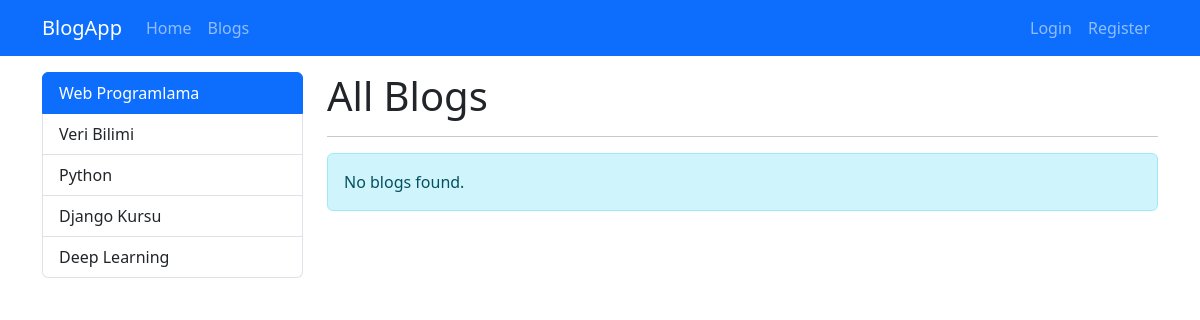
Page /category/web-programalama on the earlier database version.
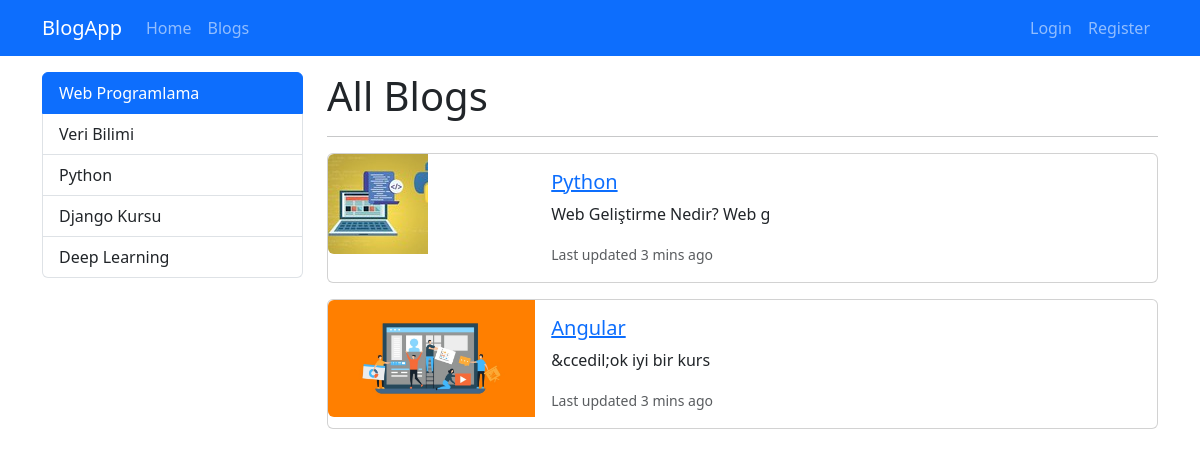
Same page on the later database version.
### blog/models.py (models this page shows, shortened)
class Category(models.Model):
    name = models.CharField(max_length=100)
    slug = models.SlugField(
        null=False, blank=True, unique=True, db_index=True, editable=False
    )

class Blog(models.Model):
    title = models.CharField(max_length=200)
    image = models.ImageField(
        upload_to="blogs"
    )  # fileField, can allow to upload different types of files than image
    is_active = models.BooleanField(default=True)
    is_homepage = models.BooleanField(default=False)
    description = RichTextField()
    slug = models.SlugField(
        null=False, blank=True, unique=True, db_index=True, editable=False
    )  # blank = True means that in the admin panel can be empty
    categories = models.ManyToManyField(
        Category, related_name="blogs", blank=True
    )  # related name means when we call the category object, we can access the blogs of that category by using this name, example,

### blog/views.py (the view)
# urls.py: path("category/<slug:slug>", views.blogs_by_category, name="blogs_by_category"),
def blogs_by_category(request, slug):
    context = {
        "blogs": Category.objects.get(slug=slug).blogs.filter(is_active=True),
        "categories": Category.objects.all(),
        "selected_category": slug,
    }
    return render(request, "blog/blogs.html", context)

### blog/templates/blog/blogs.html
{% extends 'base.html' %} {% block content %}
  <div class="container mt-3">
    <div class="row">
      <div class="col-3">
        {% include 'partials/_categories.html' %}
      </div>
      <div class="col-9">
        <h1>All Blogs</h1>
        <hr />
        {% if blogs|length > 0 %}
          {% for blog in blogs %}
            {% if blog.is_active %}
              {% include 'blog/partials/_blog.html' %}
            {% endif %}
          {% endfor %}
        {% else %}
          <div class="alert alert-info" role="alert">No blogs found.</div>
        {% endif %}
      </div>
    </div>
  </div>
{% endblock %}

### templates/base.html (shortened to what this page needs)
{% load static %}
<!DOCTYPE html>
<html lang="en">
  <head>
    <link href="https://cdn.jsdelivr.net/npm/bootstrap@5.3.3/dist/css/bootstrap.min.css"
          rel="stylesheet"
 />
    <link type="text/css" rel="stylesheet" href="{% static 'css/base.css' %}" />
  </head>
  <body>
    {% include "partials/_navbar.html" %}
    {% block content %}{% endblock %}
  </body>
</html>

### templates/partials/_navbar.html
<nav class="navbar navbar-dark bg-primary navbar-expand-lg">
  <div class="container">
    <a href="{% url 'home' %}" class="navbar-brand">BlogApp</a>
    <ul class="navbar-nav me-auto">
      <li class="nav-item">
        <a href="{% url 'home' %}" class="nav-link">Home</a>
      </li>
      <li class="nav-item">
        <a href="{% url 'blogs' %}" class="nav-link">Blogs</a>
      </li>
    </ul>
    <ul class="navbar-nav ms-auto">
      {% if user.is_authenticated %}
        <li class="nav-item">
          <a href="#}" class="nav-link">Welcome, {{ user.get_full_name|title }}</a>
        </li>
        <li class="nav-item">
          <a href="{% url 'logout' %}" class="nav-link">Logout</a>
        </li>
      {% else %}
        <li class="nav-item">
          <a href="{% url 'login' %}" class="nav-link">Login</a>
        </li>
        <li class="nav-item">
          <a href="{% url 'register' %}" class="nav-link">Register</a>
        </li>
      {% endif %}
    </ul>
  </div>
</nav>

### templates/partials/_categories.html
<div class="list-group">
  {% for category in categories %}
    <a href="{% url 'blogs_by_category' category.slug %}" class="list-group-item list-group-item-action {% if category.slug == selected_category %} active {% endif %}" aria-current="true">{{ category.name|title }}</a>
  {% endfor %}
</div>

### blog/templates/blog/partials/_blog.html
<div class="card mb-3">
  <div class="row g-0">
    <div class="col-md-3">
      <img src="{{ blog.image.url }}" class="img-fluid rounded-start" alt="..." />
    </div>
    <div class="col-md-9">
      <div class="card-body">
        <h5 class="card-title">
          <a href="{% url 'blog_details' blog.slug %} ">{{blog.title}}</a>
        </h5>
        <p class="card-text">{{ blog.description|slice:"0:50"|striptags }}</p>
        <p class="card-text">
          <small class="text-body-secondary">Last updated 3 mins ago</small>
        </p>
      </div>
    </div>
  </div>
</div>

Differences in the rows shown:
now on this page (row unchanged): Blog: image (picture), title "Python", description "Web Geliştirme Nedir? Web g"
now on this page (row edited): Blog: image (picture), title "Angular", description "&ccedil;ok iyi bir kurs"
Other differences:
text no longer shown: "No blogs found."
